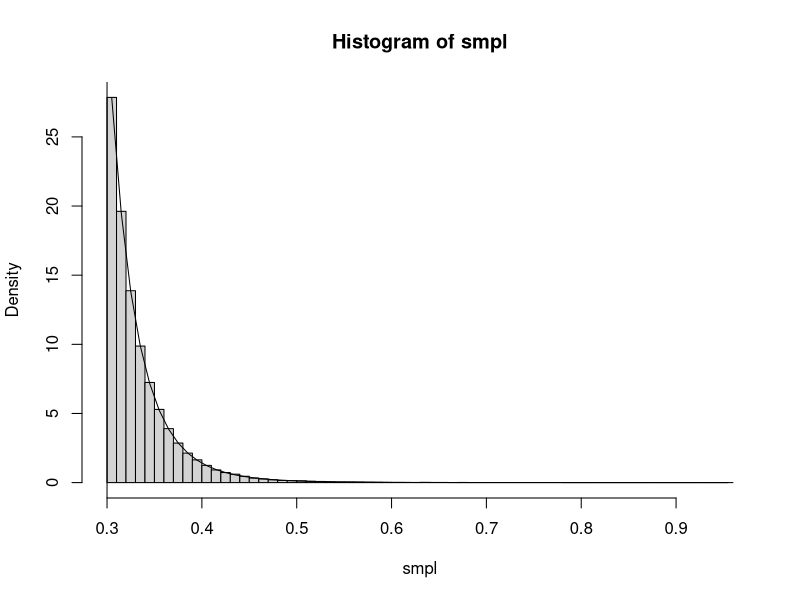

Write R code to recreate this figure.
#Fonction calculant le quantile Q(t) pour la distribution de l'enonce
#Input:
#   t (float): variable de la fonction quantile Q(t)
#   theta_1,2 (float): parametres de la distribution
#Output:
#   float: quantile Q(t)

qdist<-function(t,theta_1,theta_2){
  result <- theta_2 * (1-t)^(-1/theta_1)
  return(result)
}

#Fonction permettant de generer un echantillon iid de taille n suivant
#la distribution de l'enonce
#Input:
#   smpl_size (int): taille de l'echantillon
#   theta_1,2 (float): parametres de la distribution
#Output:
#   vector of floats: echantillon iid (x1,x2,...,xn)
rdist<-function(smpl_size,theta_1,theta_2){
  U<-runif(smpl_size)
  result<-c()
  for(i in 1:smpl_size){
    result[i]<-qdist(U[i],theta_1,theta_2)
  }
  return(result)
}

#Fonction donnant la densite de probabilite de l'enonce
#Input:
#   x (float): variable de la dentite f(x)
#   theta_1,2 (float): parametres de la distribution
#Ouput:
#   float: densite au point x
ddist<-function(x,theta_1,theta_2){
  result<-theta_1 * (theta_2^theta_1)/(x^(theta_1+1))
  return(result)
}

#Exemples
t1<-10
t2<-0.3
n<-1e5
smpl<-rdist(n,t1,t2)
h<-hist(smpl,breaks=50,freq = FALSE)
xh<-h$mids
yh<-c()
for (i in 1:length(xh)){
  yh[i]<-ddist(xh[i],t1,t2)
}

lines(xh,yh)
abline(v=t2)